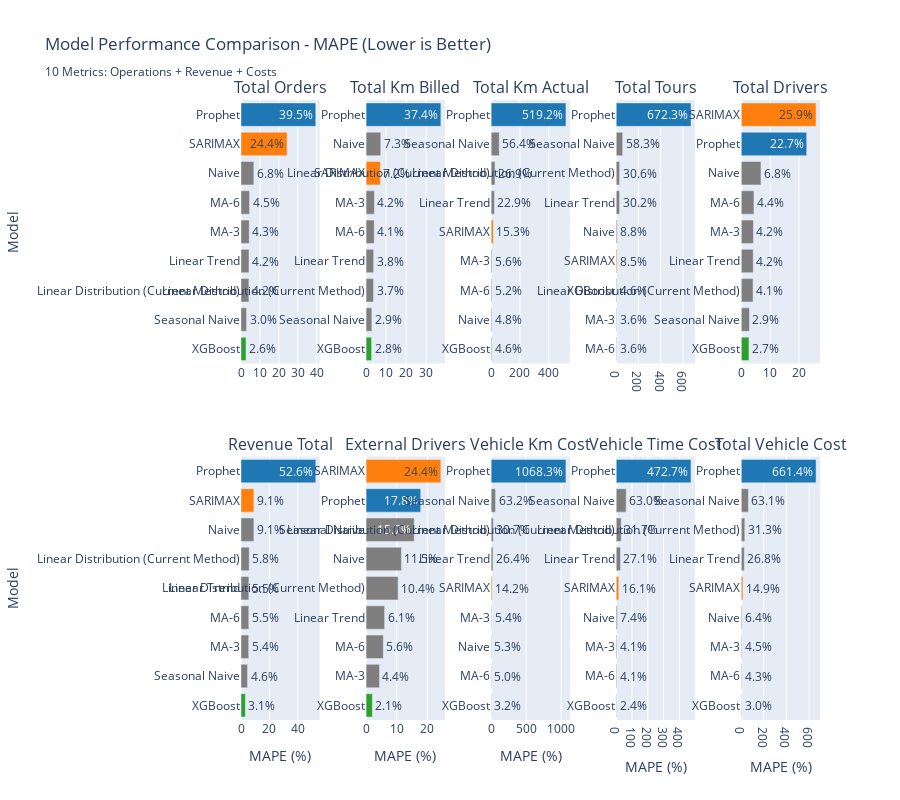

The notebook cell saved with this chart:
### Markdown cell above
## Section 3: Visualization - Model Comparison

Create comparison charts for all models.

### Code cell
# Create MAPE comparison chart - Updated for 10 metrics (2 rows × 5 cols)
num_metrics = len(target_metrics)
num_cols = 5
num_rows = (num_metrics + num_cols - 1) // num_cols  # Ceiling division

fig = make_subplots(
    rows=num_rows, cols=num_cols,
    subplot_titles=[m.replace('_', ' ').title() for m in target_metrics],
    horizontal_spacing=0.08,
    vertical_spacing=0.15
)

colors = {
    'Baseline': '#7f7f7f',
    'Prophet': '#1f77b4',
    'SARIMAX': '#ff7f0e',
    'XGBoost': '#2ca02c'
}

for idx, target_metric in enumerate(target_metrics):
    row = (idx // num_cols) + 1
    col = (idx % num_cols) + 1
    
    metric_df = metrics_df[metrics_df['metric'] == target_metric].sort_values('MAPE')
    
    fig.add_trace(
        go.Bar(
            y=metric_df['model'],
            x=metric_df['MAPE'],
            orientation='h',
            marker=dict(
                color=[colors.get(mf, '#999999') for mf in metric_df['model_family']]
            ),
            showlegend=False,
            text=metric_df['MAPE'].apply(lambda x: f"{x:.1f}%"),
            textposition='auto'
        ),
        row=row, col=col
    )

# Update axes labels
for i in range(1, num_cols + 1):
    fig.update_xaxes(title_text="MAPE (%)", row=num_rows, col=i)

fig.update_yaxes(title_text="Model", row=1, col=1)
if num_rows > 1:
    fig.update_yaxes(title_text="Model", row=2, col=1)

fig.update_layout(
    title_text="Model Performance Comparison - MAPE (Lower is Better)<br><sub>10 Metrics: Operations + Revenue + Costs</sub>",
    height=400 * num_rows,  # Adjust height based on number of rows
    showlegend=False
)

fig.show()

# Save
results_dir = Path('../results')
results_dir.mkdir(exist_ok=True)
fig.write_html(results_dir / 'model_comparison_mape.html')
print(f"✓ Saved: results/model_comparison_mape.html")
print(f"  Layout: {num_rows} rows × {num_cols} columns = {num_metrics} metrics")

### Figure 1 — Plotly figure (JSON) as saved in the notebook; plotly's stock layout.template omitted (floating-point values rounded to 4 significant figures)
{"data": [{"marker": {"color": ["#2ca02c", "#7f7f7f", "#7f7f7f", "#7f7f7f", "#7f7f7f", "#7f7f7f", "#7f7f7f", "#ff7f0e", "#1f77b4"]}, "orientation": "h", "showlegend": false, "text": ["2.6%", "3.0%", "4.2%", "4.2%", "4.3%", "4.5%", "6.8%", "24.4%", "39.5%"], "textposition": "auto", "type": "bar", "x": [2.648, 2.951, 4.17, 4.229, 4.336, 4.509, 6.788, 24.38, 39.55], "xaxis": "x", "y": ["XGBoost", "Seasonal Naive", "Linear Distribution (Current Method)", "Linear Trend", "MA-3", "MA-6", "Naive", "SARIMAX", "Prophet"], "yaxis": "y"}, {"marker": {"color": ["#2ca02c", "#7f7f7f", "#7f7f7f", "#7f7f7f", "#7f7f7f", "#7f7f7f", "#ff7f0e", "#7f7f7f", "#1f77b4"]}, "orientation": "h", "showlegend": false, "text": ["2.8%", "2.9%", "3.7%", "3.8%", "4.1%", "4.2%", "7.2%", "7.3%", "37.4%"], "textposition": "auto", "type": "bar", "x": [2.775, 2.892, 3.747, 3.801, 4.073, 4.161, 7.179, 7.347, 37.35], "xaxis": "x2", "y": ["XGBoost", "Seasonal Naive", "Linear Distribution (Current Method)", "Linear Trend", "MA-6", "MA-3", "SARIMAX", "Naive", "Prophet"], "yaxis": "y2"}, {"marker": {"color": ["#2ca02c", "#7f7f7f", "#7f7f7f", "#7f7f7f", "#ff7f0e", "#7f7f7f", "#7f7f7f", "#7f7f7f", "#1f77b4"]}, "orientation": "h", "showlegend": false, "text": ["4.6%", "4.8%", "5.2%", "5.6%", "15.3%", "22.9%", "26.9%", "56.4%", "519.2%"], "textposition": "auto", "type": "bar", "x": [4.586, 4.771, 5.151, 5.583, 15.29, 22.93, 26.91, 56.41, 519.2], "xaxis": "x3", "y": ["XGBoost", "Naive", "MA-6", "MA-3", "SARIMAX", "Linear Trend", "Linear Distribution (Current Method)", "Seasonal Naive", "Prophet"], "yaxis": "y3"}, {"marker": {"color": ["#7f7f7f", "#7f7f7f", "#2ca02c", "#ff7f0e", "#7f7f7f", "#7f7f7f", "#7f7f7f", "#7f7f7f", "#1f77b4"]}, "orientation": "h", "showlegend": false, "text": ["3.6%", "3.6%", "4.6%", "8.5%", "8.8%", "30.2%", "30.6%", "58.3%", "672.3%"], "textposition": "auto", "type": "bar", "x": [3.615, 3.64, 4.57, 8.499, 8.753, 30.17, 30.59, 58.26, 672.3], "xaxis": "x4", "y": ["MA-6", "MA-3", "XGBoost", "SARIMAX", "Naive", "Linear Trend", "Linear Distribution (Current Method)", "Seasonal Naive", "Prophet"], "yaxis": "y4"}, {"marker": {"color": ["#2ca02c", "#7f7f7f", "#7f7f7f", "#7f7f7f", "#7f7f7f", "#7f7f7f", "#7f7f7f", "#1f77b4", "#ff7f0e"]}, "orientation": "h", "showlegend": false, "text": ["2.7%", "2.9%", "4.1%", "4.2%", "4.2%", "4.4%", "6.8%", "22.7%", "25.9%"], "textposition": "auto", "type": "bar", "x": [2.667, 2.854, 4.092, 4.156, 4.231, 4.404, 6.835, 22.68, 25.92], "xaxis": "x5", "y": ["XGBoost", "Seasonal Naive", "Linear Distribution (Current Method)", "Linear Trend", "MA-3", "MA-6", "Naive", "Prophet", "SARIMAX"], "yaxis": "y5"}, {"marker": {"color": ["#2ca02c", "#7f7f7f", "#7f7f7f", "#7f7f7f", "#7f7f7f", "#7f7f7f", "#7f7f7f", "#ff7f0e", "#1f77b4"]}, "orientation": "h", "showlegend": false, "text": ["3.1%", "4.6%", "5.4%", "5.5%", "5.5%", "5.8%", "9.1%", "9.1%", "52.6%"], "textposition": "auto", "type": "bar", "x": [3.1, 4.587, 5.417, 5.479, 5.53, 5.768, 9.053, 9.074, 52.61], "xaxis": "x6", "y": ["XGBoost", "Seasonal Naive", "MA-3", "MA-6", "Linear Trend", "Linear Distribution (Current Method)", "Naive", "SARIMAX", "Prophet"], "yaxis": "y6"}, {"marker": {"color": ["#2ca02c", "#7f7f7f", "#7f7f7f", "#7f7f7f", "#7f7f7f", "#7f7f7f", "#7f7f7f", "#1f77b4", "#ff7f0e"]}, "orientation": "h", "showlegend": false, "text": ["2.1%", "4.4%", "5.6%", "6.1%", "10.4%", "11.5%", "15.7%", "17.8%", "24.4%"], "textposition": "auto", "type": "bar", "x": [2.056, 4.377, 5.63, 6.05, 10.45, 11.52, 15.7, 17.8, 24.38], "xaxis": "x7", "y": ["XGBoost", "MA-3", "MA-6", "Linear Trend", "Linear Distribution (Current Method)", "Naive", "Seasonal Naive", "Prophet", "SARIMAX"], "yaxis": "y7"}, {"marker": {"color": ["#2ca02c", "#7f7f7f", "#7f7f7f", "#7f7f7f", "#ff7f0e", "#7f7f7f", "#7f7f7f", "#7f7f7f", "#1f77b4"]}, "orientation": "h", "showlegend": false, "text": ["3.2%", "5.0%", "5.3%", "5.4%", "14.2%", "26.4%", "30.7%", "63.2%", "1068.3%"], "textposition": "auto", "type": "bar", "x": [3.202, 5.042, 5.286, 5.399, 14.15, 26.37, 30.68, 63.22, 1068.0], "xaxis": "x8", "y": ["XGBoost", "MA-6", "Naive", "MA-3", "SARIMAX", "Linear Trend", "Linear Distribution (Current Method)", "Seasonal Naive", "Prophet"], "yaxis": "y8"}, {"marker": {"color": ["#2ca02c", "#7f7f7f", "#7f7f7f", "#7f7f7f", "#ff7f0e", "#7f7f7f", "#7f7f7f", "#7f7f7f", "#1f77b4"]}, "orientation": "h", "showlegend": false, "text": ["2.4%", "4.1%", "4.1%", "7.4%", "16.1%", "27.1%", "31.7%", "63.0%", "472.7%"], "textposition": "auto", "type": "bar", "x": [2.433, 4.096, 4.101, 7.393, 16.11, 27.09, 31.71, 62.99, 472.7], "xaxis": "x9", "y": ["XGBoost", "MA-6", "MA-3", "Naive", "SARIMAX", "Linear Trend", "Linear Distribution (Current Method)", "Seasonal Naive", "Prophet"], "yaxis": "y9"}, {"marker": {"color": ["#2ca02c", "#7f7f7f", "#7f7f7f", "#7f7f7f", "#ff7f0e", "#7f7f7f", "#7f7f7f", "#7f7f7f", "#1f77b4"]}, "orientation": "h", "showlegend": false, "text": ["3.0%", "4.3%", "4.5%", "6.4%", "14.9%", "26.8%", "31.3%", "63.1%", "661.4%"], "textposition": "auto", "type": "bar", "x": [3.008, 4.337, 4.518, 6.391, 14.95, 26.78, 31.27, 63.09, 661.4], "xaxis": "x10", "y": ["XGBoost", "MA-6", "MA-3", "Naive", "SARIMAX", "Linear Trend", "Linear Distribution (Current Method)", "Seasonal Naive", "Prophet"], "yaxis": "y10"}], "layout": {"annotations": [{"font": {"size": 16}, "showarrow": false, "text": "Total Orders", "x": 0.068, "xanchor": "center", "xref": "paper", "y": 1.0, "yanchor": "bottom", "yref": "paper"}, {"font": {"size": 16}, "showarrow": false, "text": "Total Km Billed", "x": 0.284, "xanchor": "center", "xref": "paper", "y": 1.0, "yanchor": "bottom", "yref": "paper"}, {"font": {"size": 16}, "showarrow": false, "text": "Total Km Actual", "x": 0.5, "xanchor": "center", "xref": "paper", "y": 1.0, "yanchor": "bottom", "yref": "paper"}, {"font": {"size": 16}, "showarrow": false, "text": "Total Tours", "x": 0.716, "xanchor": "center", "xref": "paper", "y": 1.0, "yanchor": "bottom", "yref": "paper"}, {"font": {"size": 16}, "showarrow": false, "text": "Total Drivers", "x": 0.932, "xanchor": "center", "xref": "paper", "y": 1.0, "yanchor": "bottom", "yref": "paper"}, {"font": {"size": 16}, "showarrow": false, "text": "Revenue Total", "x": 0.068, "xanchor": "center", "xref": "paper", "y": 0.425, "yanchor": "bottom", "yref": "paper"}, {"font": {"size": 16}, "showarrow": false, "text": "External Drivers", "x": 0.284, "xanchor": "center", "xref": "paper", "y": 0.425, "yanchor": "bottom", "yref": "paper"}, {"font": {"size": 16}, "showarrow": false, "text": "Vehicle Km Cost", "x": 0.5, "xanchor": "center", "xref": "paper", "y": 0.425, "yanchor": "bottom", "yref": "paper"}, {"font": {"size": 16}, "showarrow": false, "text": "Vehicle Time Cost", "x": 0.716, "xanchor": "center", "xref": "paper", "y": 0.425, "yanchor": "bottom", "yref": "paper"}, {"font": {"size": 16}, "showarrow": false, "text": "Total Vehicle Cost", "x": 0.932, "xanchor": "center", "xref": "paper", "y": 0.425, "yanchor": "bottom", "yref": "paper"}], "height": 800, "showlegend": false, "title": {"text": "Model Performance Comparison - MAPE (Lower is Better)<br><sub>10 Metrics: Operations + Revenue + Costs</sub>"}, "xaxis": {"anchor": "y", "domain": [0.0, 0.136]}, "xaxis10": {"anchor": "y10", "domain": [0.864, 1.0], "title": {"text": "MAPE (%)"}}, "xaxis2": {"anchor": "y2", "domain": [0.216, 0.352]}, "xaxis3": {"anchor": "y3", "domain": [0.432, 0.568]}, "xaxis4": {"anchor": "y4", "domain": [0.648, 0.784]}, "xaxis5": {"anchor": "y5", "domain": [0.864, 1.0]}, "xaxis6": {"anchor": "y6", "domain": [0.0, 0.136], "title": {"text": "MAPE (%)"}}, "xaxis7": {"anchor": "y7", "domain": [0.216, 0.352], "title": {"text": "MAPE (%)"}}, "xaxis8": {"anchor": "y8", "domain": [0.432, 0.568], "title": {"text": "MAPE (%)"}}, "xaxis9": {"anchor": "y9", "domain": [0.648, 0.784], "title": {"text": "MAPE (%)"}}, "yaxis": {"anchor": "x", "domain": [0.575, 1.0], "title": {"text": "Model"}}, "yaxis10": {"anchor": "x10", "domain": [0.0, 0.425]}, "yaxis2": {"anchor": "x2", "domain": [0.575, 1.0]}, "yaxis3": {"anchor": "x3", "domain": [0.575, 1.0]}, "yaxis4": {"anchor": "x4", "domain": [0.575, 1.0]}, "yaxis5": {"anchor": "x5", "domain": [0.575, 1.0]}, "yaxis6": {"anchor": "x6", "domain": [0.0, 0.425], "title": {"text": "Model"}}, "yaxis7": {"anchor": "x7", "domain": [0.0, 0.425]}, "yaxis8": {"anchor": "x8", "domain": [0.0, 0.425]}, "yaxis9": {"anchor": "x9", "domain": [0.0, 0.425]}}}
